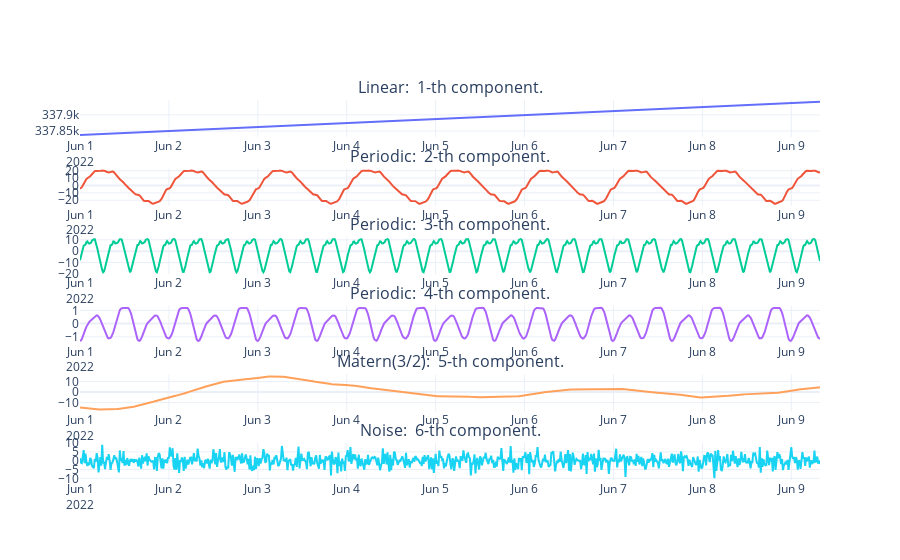

Notebook cell for this chart:
### Code cell
Visualizer.iplot_components(model)

### Figure 1 — Plotly figure (JSON) as saved in the notebook; plotly's stock layout.template omitted (floating-point values rounded to 4 significant figures; data arrays with more than 128 entries replaced by an {"elided": "..."} marker saying what was removed)
{"data": [{"type": "scatter", "x": {"elided": "800 str values"}, "xaxis": "x", "y": {"elided": "800 float values"}, "yaxis": "y"}, {"type": "scatter", "x": {"elided": "800 str values"}, "xaxis": "x2", "y": {"elided": "800 float values"}, "yaxis": "y2"}, {"type": "scatter", "x": {"elided": "800 str values"}, "xaxis": "x3", "y": {"elided": "800 float values"}, "yaxis": "y3"}, {"type": "scatter", "x": {"elided": "800 str values"}, "xaxis": "x4", "y": {"elided": "800 float values"}, "yaxis": "y4"}, {"type": "scatter", "x": {"elided": "800 str values"}, "xaxis": "x5", "y": {"elided": "800 float values"}, "yaxis": "y5"}, {"type": "scatter", "x": {"elided": "800 str values"}, "xaxis": "x6", "y": {"elided": "800 float values"}, "yaxis": "y6"}], "layout": {"annotations": [{"font": {"size": 16}, "showarrow": false, "text": "Linear:  1-th component.", "x": 0.5, "xanchor": "center", "xref": "paper", "y": 1.0, "yanchor": "bottom", "yref": "paper"}, {"font": {"size": 16}, "showarrow": false, "text": "Periodic:  2-th component.", "x": 0.5, "xanchor": "center", "xref": "paper", "y": 0.8194, "yanchor": "bottom", "yref": "paper"}, {"font": {"size": 16}, "showarrow": false, "text": "Periodic:  3-th component.", "x": 0.5, "xanchor": "center", "xref": "paper", "y": 0.6389, "yanchor": "bottom", "yref": "paper"}, {"font": {"size": 16}, "showarrow": false, "text": "Periodic:  4-th component.", "x": 0.5, "xanchor": "center", "xref": "paper", "y": 0.4583, "yanchor": "bottom", "yref": "paper"}, {"font": {"size": 16}, "showarrow": false, "text": "Matern(3/2):  5-th component.", "x": 0.5, "xanchor": "center", "xref": "paper", "y": 0.2778, "yanchor": "bottom", "yref": "paper"}, {"font": {"size": 16}, "showarrow": false, "text": "Noise:  6-th component.", "x": 0.5, "xanchor": "center", "xref": "paper", "y": 0.09722, "yanchor": "bottom", "yref": "paper"}], "showlegend": false, "xaxis": {"anchor": "y", "domain": [0, 1]}, "xaxis2": {"anchor": "y2", "domain": [0, 1]}, "xaxis3": {"anchor": "y3", "domain": [0, 1]}, "xaxis4": {"anchor": "y4", "domain": [0, 1]}, "xaxis5": {"anchor": "y5", "domain": [0, 1]}, "xaxis6": {"anchor": "y6", "domain": [0, 1]}, "yaxis": {"anchor": "x", "automargin": true, "domain": [0.9028, 1.0]}, "yaxis2": {"anchor": "x2", "automargin": true, "domain": [0.7222, 0.8194]}, "yaxis3": {"anchor": "x3", "automargin": true, "domain": [0.5417, 0.6389]}, "yaxis4": {"anchor": "x4", "automargin": true, "domain": [0.3611, 0.4583]}, "yaxis5": {"anchor": "x5", "automargin": true, "domain": [0.1806, 0.2778]}, "yaxis6": {"anchor": "x6", "automargin": true, "domain": [0, 0.09722]}}}
